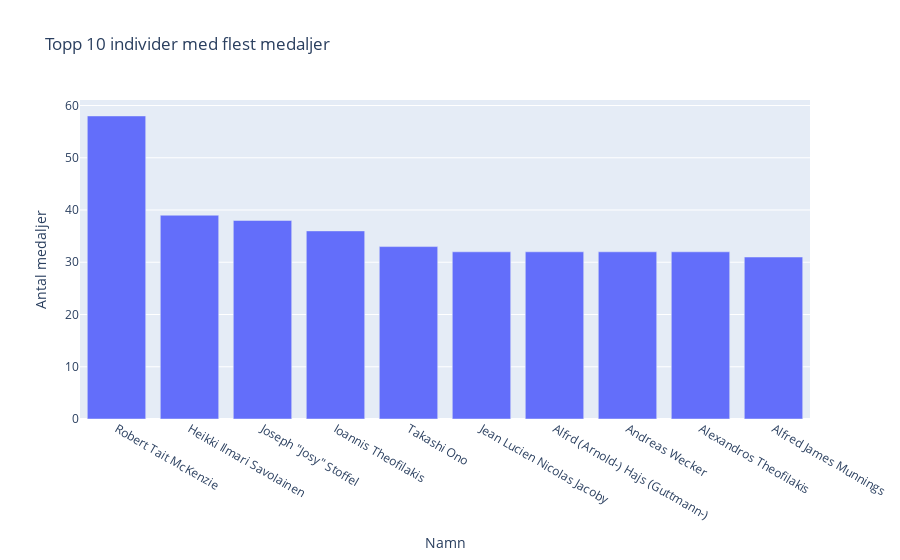

Notebook code cell kept with this figure:
### Code cell
# i-2

total_medals_by_individual = df.groupby("Name").size().reset_index(name="Count")

top_medalists = total_medals_by_individual.sort_values(by="Count", ascending=False).head(10)

fig = px.bar(
    top_medalists,
    x="Name",
    y="Count",
    title="Topp 10 individer med flest medaljer",
    labels={"Name": "Namn", "Count": "Antal medaljer"},
)

fig.show()

### Figure 1 — Plotly figure (JSON) as saved in the notebook; plotly's stock layout.template omitted (floating-point values rounded to 4 significant figures)
{"data": [{"alignmentgroup": "True", "hovertemplate": "Namn=%{x}<br>Antal medaljer=%{y}<extra></extra>", "legendgroup": "", "marker": {"color": "#636efa", "pattern": {"shape": ""}}, "name": "", "offsetgroup": "", "orientation": "v", "showlegend": false, "textposition": "auto", "type": "bar", "x": ["Robert Tait McKenzie", "Heikki Ilmari Savolainen", "Joseph \"Josy\" Stoffel", "Ioannis Theofilakis", "Takashi Ono", "Jean Lucien Nicolas Jacoby", "Alfrd (Arnold-) Hajs (Guttmann-)", "Andreas Wecker", "Alexandros Theofilakis", "Alfred James Munnings"], "xaxis": "x", "y": [58, 39, 38, 36, 33, 32, 32, 32, 32, 31], "yaxis": "y"}], "layout": {"barmode": "relative", "legend": {"tracegroupgap": 0}, "title": {"text": "Topp 10 individer med flest medaljer"}, "xaxis": {"anchor": "y", "domain": [0, 1], "title": {"text": "Namn"}}, "yaxis": {"anchor": "x", "domain": [0, 1], "title": {"text": "Antal medaljer"}}}}
